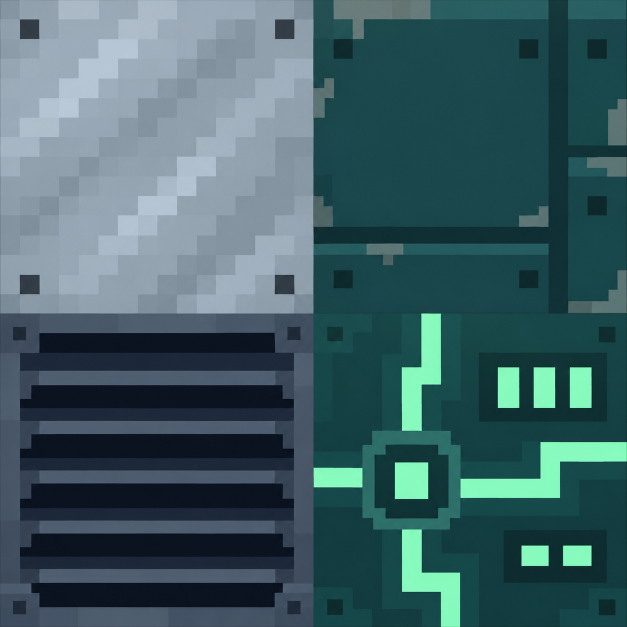
#> input picture assets-source/repair-materials.png, 1254 x 1254 px (shown at 1/2 size)
$ python prepare_textures.py
#> lines starting #> are read from the running program, lines starting #| are printed output that depends on the picture
"""Crop the checked-in ImageGen atlas into the four requested 16x16 materials.

Only needed when replacing the source artwork; normal builds use the committed PNGs.
Requires Pillow. Nearest-neighbor resampling preserves the pixel-art character.
"""
from pathlib import Path
from PIL import Image

ROOT=Path(__file__).resolve().parents[1]/'assets-source'

def main():
    with Image.open(ROOT/'repair-materials.png') as source:
#> source is the input picture: PIL image 1254x1254 RGB; mean R, G, B 64.3, 95.6, 102.1
        image=source.convert('RGB')
    w,h=image.size
#> w = 1254; h = 1254
    boxes={'steel':(0,0,w//2,h//2),'casing':(w//2,0,w,h//2),
           'vent':(0,h//2,w//2,h),'circuit':(w//2,h//2,w,h)}
    output=ROOT/'textures/block'
    output.mkdir(parents=True,exist_ok=True)
    for name,box in boxes.items():
        image.crop(box).resize((16,16),Image.Resampling.NEAREST).save(output/(name+'.png'),optimize=True)
#> this loop made 4 passes
#> pass 1, in main, `image.crop(box).resize((16,16),Image.Resampling.NEAREST).save(output/(..`:
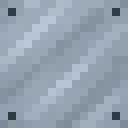
#> saved as steel.png: PIL image 16x16 RGB (shown 8 times larger); mean R, G, B 147.8, 163, 176.3
#> pass 2, in main, `image.crop(box).resize((16,16),Image.Resampling.NEAREST).save(output/(..`:
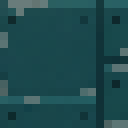
#> saved as casing.png: PIL image 16x16 RGB (shown 8 times larger); mean R, G, B 30.7, 74.1, 78.2

if __name__=='__main__':
    main()
